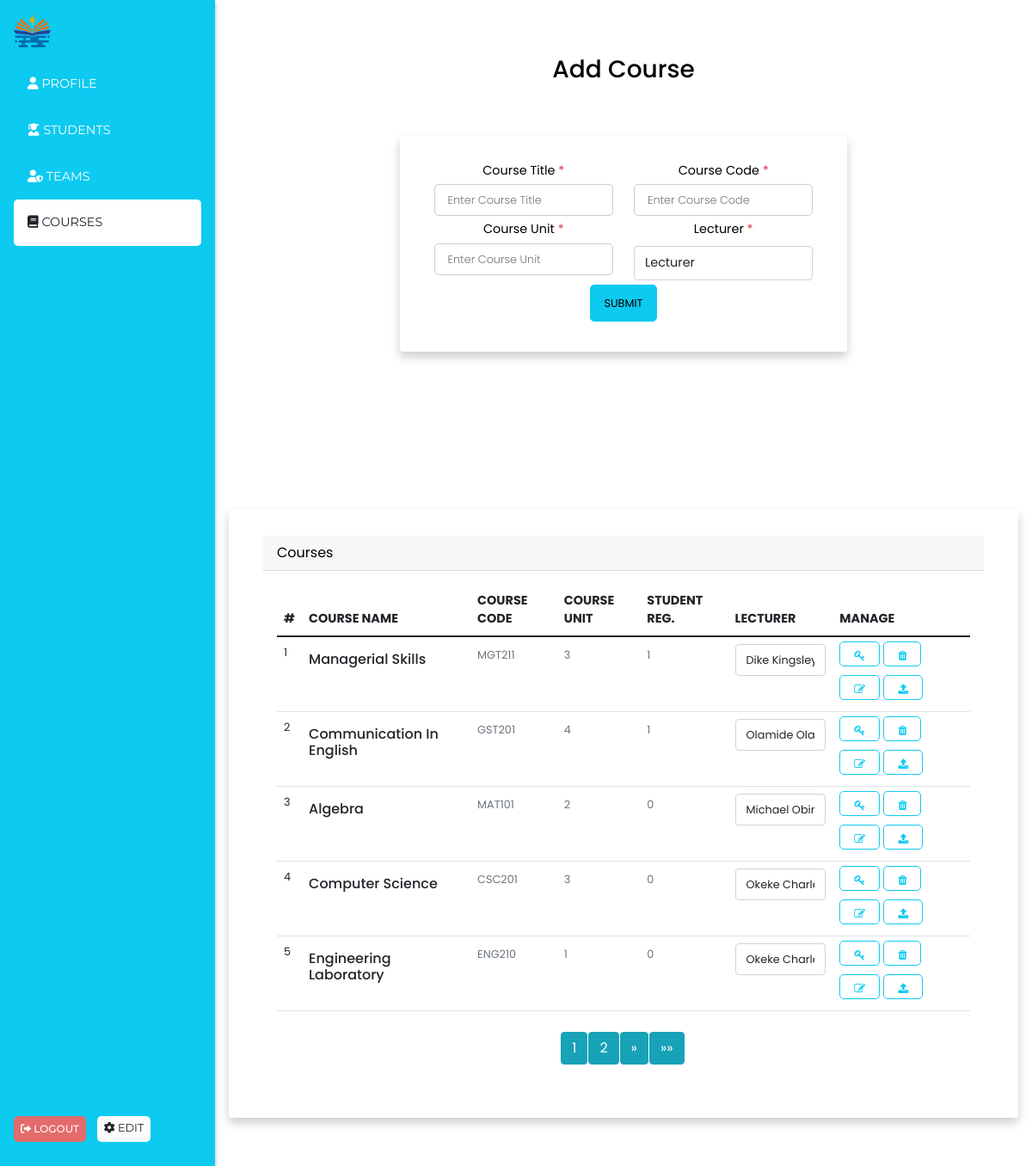
The page /courses (signed in) on the database its author committed.
### models/courses.py (models this page shows, shortened)
class Course(db.Model, UserMixin):
    __tablename__ = "courses"
    id = db.Column(db.String(50), default=hexid, primary_key=True, index=True)
    course_title = db.Column(db.String(100), nullable=False)
    course_code = db.Column(db.String(80), unique=True, nullable=False)
    year = db.Column(db.Integer, nullable=False, default=datetime.now().year)
    course_unit = db.Column(db.Integer, nullable=False)
    created_at = db.Column(db.DateTime, nullable=False, default=datetime.now)
    teacher_id = db.Column(db.String(50), db.ForeignKey("admin.id"))
    registered_courses = db.relationship(
        "CourseRegistered", backref="course", lazy=True, cascade="all, delete"
    )
    student_registered = db.relationship(
        "CourseRegistered",
        viewonly=True,
        overlaps="course,registered_courses",
        backref="student_",
    )

### endpoints/admin.py (the view, shortened to what this page needs)
@admin.route("/courses", methods=["GET", "POST"])
@login_required
@admin_required
def courses():
    try:
        page = int(request.args.get("page", 1))
        per_page = int(request.args.get("per_page", 5))
        alert = session.pop("alert", None)
        bg_color = session.pop("bg_color", None)
        lecturers = get_lecturers()
        all_courses, total_pages, total_items = get_courses(page, per_page)
        return render_template(
            "admin_templates/courses.html",
            alert=alert,
            bg_color=bg_color,
            courses=True,
            lecturers=lecturers,
            all_courses=all_courses,
            total_pages=total_pages,
            total_items=total_items,
            page=page,
            per_page=per_page,
        )
    except Exception as e:
        print(e, "error@courses")
        db.session.rollback()
        session["alert"] = "Network Error"
        session["bg_color"] = "danger"
        return redirect(url_for("admin.courses"))

### app_config.py (called while the page is built)
def create_app(config=config_object["development"]):
    app = Flask(__name__)
    app.config.from_object(config)
    cors.init_app(app)
    login_manager.init_app(app)
    db.init_app(app)
    migrate.init_app(app, db)
    @login_manager.user_loader
    def load_user(user_id):
        logged_user = Admin.query.get(user_id)
        if not logged_user:
            logged_user = Student.query.get(user_id)
        return logged_user
    @login_manager.unauthorized_handler
    def unauthorized():
        session["alert"] = "Please login to access this page"
        session["bg_color"] = "danger"
        return redirect(url_for("school.login"))
    @app.errorhandler(404)
    def page_not_found(e):
        return render_template("404.html")
    app.register_blueprint(admin_blueprint)
    app.register_blueprint(school_blueprint)
    app.register_blueprint(student_blueprint)
    return app

### models/admin.py (called while the page is built)
def get_lecturers():
    admin_lecturers = Admin.query.join(Role).filter(Role.name == "lecturer").all()
    return [
        {
            "id": admin.id,
            "first_name": admin.first_name,
            "last_name": admin.last_name,
            "email": admin.email,
        }
        for admin in admin_lecturers
    ]

### models/course_registered.py (called while the page is built)
def number_of_course_reg(course_id):
    return CourseRegistered.query.filter_by(course_id=course_id).count()

### models/courses.py (called while the page is built)
def get_courses(page, per_page):
    courses = Course.query.order_by(desc(Course.created_at)).paginate(
        page=page, per_page=per_page, error_out=False
    )
    total_pages = courses.pages
    total_items = courses.total
    return (
        [
            {
                "id": course.id,
                "course_title": course.course_title,
                "course_code": course.course_code,
                "course_unit": course.course_unit,
                "created_at": course.created_at.strftime("%d-%b-%Y"),
                "student_reg": number_of_course_reg(course.id),
                "lecturer": f"{course.lecturer.last_name} {course.lecturer.first_name}",
            }
            for course in courses.items
        ],
        total_pages,
        total_items,
    )

### templates/admin_templates/courses.html (shortened to what this page needs)
{% extends 'admin_templates/admin_layout.html' %}
{% block content %}
<div class="row">
    <div class="col-md-12">
        <div class="container-fluid px-1 py-5 mx-auto">
            <div class="row d-flex justify-content-center">
                <div class="col-xl-7 col-lg-8 col-md-9 col-11 text-center">
                    <h3>Add Course</h3>
                    <div class="card">
                        <form class="form-card" method="post" action="">
                            <div class="row justify-content-between text-left">
                                <div class="form-group col-sm-6 flex-column d-flex"> <label
                                        class="form-control-label px-3">Course Title<span class="text-danger">
                                            *</span></label> <input type="text" id="fname" name="course_title" value="{{course_title}}"
                                        placeholder="Enter Course Title" style="font-size: .8rem !important;" onblur="validate(1)"> </div>
                                <div class="form-group col-sm-6 flex-column d-flex"> <label
                                        class="form-control-label px-3">Course Code<span class="text-danger">
                                            *</span></label> <input type="text" id="lname" name="course_code" value="{{course_code}}"
                                        placeholder="Enter Course Code"  style="font-size: .8rem !important;" onblur="validate(2)"> </div>
                            </div>
                            <div class="row justify-content-between text-left">
                                <div class="form-group col-sm-6 flex-column d-flex"> <label
                                        class="form-control-label px-3">Course Unit<span class="text-danger">
                                            *</span></label> <input type="number" id="email" name="course_unit" value="{{course_unit}}" placeholder="Enter Course Unit" style="font-size: .8rem !important;"
                                        onblur="validate(3)"> </div>
                                <div class="form-group col-sm-6 flex-column d-flex"> <label
                                        class="form-control-label px-3 mb-2">Lecturer<span class="text-danger">
                                            *</span></label>
                                            <select id="mob" name="lecturer" placeholder="" class="form-control shadow-none py-2"  style="font-size: .9rem !important;"
                                        onblur="validate(4)">
                                                <option value="" selected disabled>Lecturer</option>
                                            </select>
                                     </div>
                            </div>
                            <div class="row justify-content-end">
                                <div class="form-group col-sm-12"> <button type="submit" style="font-size: .8rem !important;"
                                        class="btn-block btn-info">Submit</button> </div>
                            </div>
                        </form>
                    </div>
                </div>
            </div>
        </div>
    </div>
</div>
<div class="row mt-3">
    <div class="col-md-12">
        <div class="card">
            <div class="card-header">
                <span>Courses</span>
            </div>
            <div class="card-body">
                <div class="row">
                    <div class="col-md-12">
                        <div class="table-responsive-sm">
                            <table class="table no-wrap user-table mb-0">
                                <thead>
                                    <tr>
                                        <th scope="col" class="border-0 text-uppercase font-medium pl-4" style="font-size: .9rem;">#</th>
                                        <th scope="col" class="border-0 text-uppercase font-medium" style="font-size: .9rem;">Course Name</th>
                                        <th scope="col" class="border-0 text-uppercase font-medium" style="font-size: .9rem;">Course Code</th>
                                        <th scope="col" class="border-0 text-uppercase font-medium" style="font-size: .9rem;">Course Unit</th>
                                        <th scope="col" class="border-0 text-uppercase font-medium" style="font-size: .9rem;">Student Reg.</th>
                                        <th scope="col" class="border-0 text-uppercase font-medium" style="font-size: .9rem;">Lecturer</th>
                                        <th scope="col" class="border-0 text-uppercase font-medium" style="font-size: .9rem;">Manage</th>
                                    </tr>
                                </thead>
                                <tbody>
                                    {% for course in all_courses %}
                                    <tr>
                                        <td class="pl-4" style="font-size: .8rem;">{{loop.index}}</td>
                                        <td>
                                            <h5 class="font-medium mb-0 mt-2" style="font-size: 1rem;">{{course.course_title.title()}}</h5>
                                        </td>
                                        <td>
                                            <span class="text-muted mt-2" style="font-size: .8rem;">{{course.course_code}}</span>
                                        </td>
                                        <td>
                                            <span class="text-muted mt-2" style="font-size: .8rem;">{{course.course_unit}}</span>
                                        </td>
                                        <td>
                                            <span class="text-muted mt-2" style="font-size: .8rem;">{{course.student_reg}}</span>
                                        </td>
                                        <td>
                                            <select class="form-control category-select py-2 shadow-none" style="font-size: .8rem;" id="exampleFormControlSelect1">
                                                <option selected disabled>{{course.lecturer}}</option>
                                            </select>
                                        </td>
                                        <td class="pt-0">
                                            <button type="button"
                                                class="btn py-0 px-3 btn-outline-info btn-circle btn-lg btn-circle"><i
                                                    class="fa fa-key" style="font-size: .8rem;"></i> </button>
                                            <button type="button"
                                                class="btn py-0 px-3 btn-outline-info btn-circle btn-lg btn-circle ml-2"><i
                                                    class="fa fa-trash" style="font-size: .8rem;"></i> </button>
                                            <button type="button"
                                                class="btn py-0 px-3 btn-outline-info btn-circle btn-lg btn-circle ml-2"><i
                                                    class="fa fa-edit" style="font-size: .8rem;"></i> </button>
                                            <button type="button"
                                                class="btn py-0 px-3 btn-outline-info btn-circle btn-lg btn-circle ml-2"><i
                                                    class="fa fa-upload" style="font-size: .8rem;"></i> </button>
                                        </td>
                                    </tr>
                                    {% endfor %}
                                </tbody>
                            </table>
                        </div>
                    </div>
                </div>
<nav aria-label="Page navigation example" class="mt-4">
    <ul class="pagination justify-content-center">
        {% for num in range(1, total_pages + 1) %}
        <li class="page-item {% if num == page %}active{% endif %}">
            <a class="page-link btn btn-info" href="{{ url_for('admin.courses', page=num, per_page=per_page) }}">{{ num }}</a>
        </li>
        {% endfor %}
        {% if page < total_pages %}
        <li class="page-item">
            <a class="page-link btn btn-info" href="{{ url_for('admin.courses', page=page+1, per_page=per_page) }}" aria-label="Next">
                <span aria-hidden="true">&raquo;</span>
            </a>
        </li>
        <li class="page-item">
            <a class="page-link btn btn-info" href="{{ url_for('admin.courses', page=total_pages, per_page=per_page) }}" aria-label="Last">
                <span aria-hidden="true">&raquo;&raquo;</span>
            </a>
        </li>
        {% endif %}
    </ul>
</nav>
            </div>
        </div>
    </div>
</div>
</div>
{% endblock content %}

### templates/admin_templates/admin_layout.html (style rules this page uses)
* { margin: 0; padding: 0; box-sizing: border-box; font-family: 'Poppins', sans-serif; }
a { text-decoration: none; color: white; }

### templates/admin_templates/courses.html (style rules this page uses)
body { color: #000; overflow-x: hidden; height: 100%; background-image: url("https://res.cloudinary.com/duyoxldib/image/upload/v1714122278/yusuf-evli-DjQx057gBC0-unsplash_xwh5n9.jpg"); background-attachment: fixed; background-repeat: no-repeat; background-size: 100% 100% }
.card { padding: 30px 40px; margin-top: 60px; margin-bottom: 60px; border: none !important; box-shadow: 0 6px 12px 0 rgba(0, 0, 0, 0.2) }
.form-control-label { margin-bottom: 0 }
input, textarea, button { padding: 8px 15px; border-radius: 5px !important; margin: 5px 0px; box-sizing: border-box; border: 1px solid #ccc; font-size: 18px !important; font-weight: 300 }
.btn-block { text-transform: uppercase; font-size: 15px !important; font-weight: 400; height: 43px; cursor: pointer }
label { font-size: .9rem; }
.btn.btn-info { color: #fff !important; background-color: #17a2b8 !important; border-color: #17a2b8 !important; margin-right: 2px !important; }

### rows shown on the page
Course: course_title "Managerial Skills", course_code "MGT211", course_unit "3", student_reg "1"
Course: course_title "Communication In English", course_code "GST201", course_unit "4", student_reg "1"
Course: course_title "Algebra", course_code "MAT101", course_unit "2", student_reg "0"
Course: course_title "Computer Science", course_code "CSC201", course_unit "3", student_reg "0"
Course: course_title "Engineering Laboratory", course_code "ENG210", course_unit "1", student_reg "0"

### other values the page prints
{{ num }} "1" "2"
form field value "Dike Kingsley"
form field value "Olamide Olajide"
form field value "Michael Obinna"
form field value "Okeke Charles"
